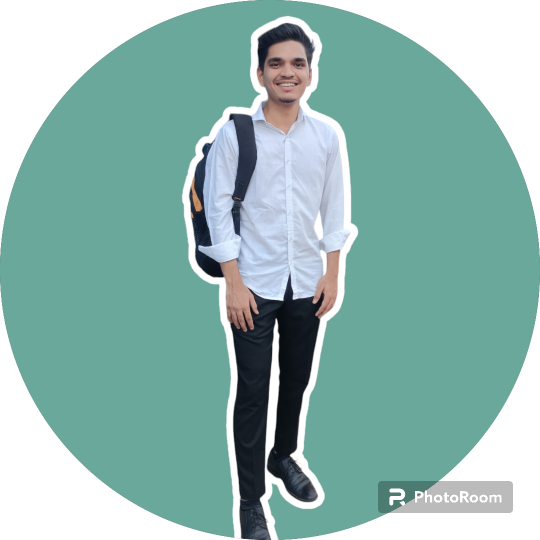
#> input picture crop-and-resize/resources/taufique.png, 1080 x 1080 px (shown at 1/2 size)
$ python resize.py
#> lines starting #> are read from the running program, lines starting #| are printed output that depends on the picture
import cv2

img = cv2.imread("resources/taufique.png")
#> img is the input picture: shape (1080, 1080, 3); mean B, G, R 177.4, 182.6, 145

print(img.shape)
#| (1080, 1080, 3)

width,height=400,400

imageResize = cv2.resize(img,(width,height))
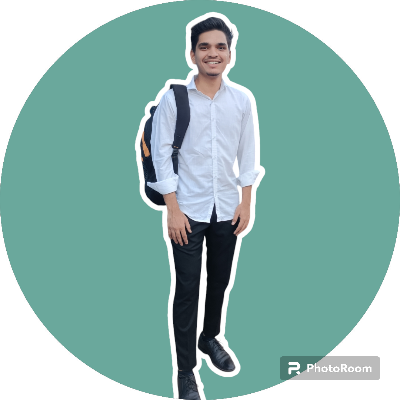
#> imageResize: shape (400, 400, 3); mean B, G, R 177.3, 182.6, 144.9
print(imageResize.shape)
#| (400, 400, 3)

cv2.imshow("window",img)
cv2.imshow("resized",imageResize)
cv2.waitKey(0)
